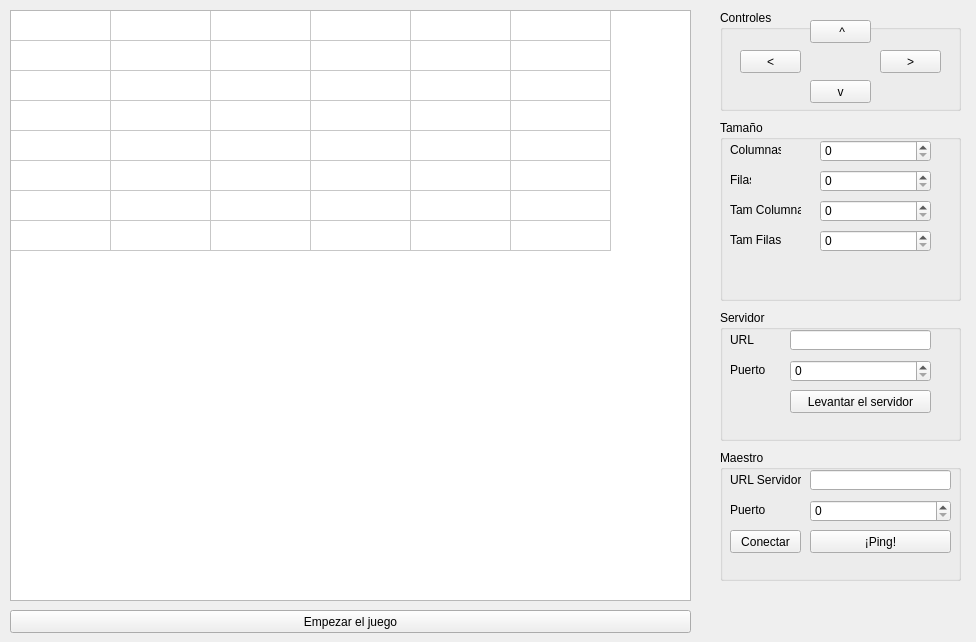
<?xml version="1.0" encoding="UTF-8"?>
<ui version="4.0">
 <class>Form</class>
 <widget class="QWidget" name="Form">
  <property name="geometry">
   <rect>
    <x>0</x>
    <y>0</y>
    <width>976</width>
    <height>642</height>
   </rect>
  </property>
  <property name="windowTitle">
   <string>Form</string>
  </property>
  <widget class="QPushButton" name="Empezar">
   <property name="geometry">
    <rect>
     <x>10</x>
     <y>610</y>
     <width>681</width>
     <height>23</height>
    </rect>
   </property>
   <property name="text">
    <string>Empezar el juego</string>
   </property>
  </widget>
  <widget class="QGroupBox" name="Controles_group">
   <property name="geometry">
    <rect>
     <x>720</x>
     <y>10</y>
     <width>241</width>
     <height>101</height>
    </rect>
   </property>
   <property name="title">
    <string>Controles</string>
   </property>
   <widget class="QPushButton" name="izquierda">
    <property name="geometry">
     <rect>
      <x>20</x>
      <y>40</y>
      <width>61</width>
      <height>23</height>
     </rect>
    </property>
    <property name="text">
     <string>&lt;</string>
    </property>
   </widget>
   <widget class="QPushButton" name="arriba">
    <property name="geometry">
     <rect>
      <x>90</x>
      <y>10</y>
      <width>61</width>
      <height>23</height>
     </rect>
    </property>
    <property name="text">
     <string> ^</string>
    </property>
   </widget>
   <widget class="QPushButton" name="derecha">
    <property name="geometry">
     <rect>
      <x>160</x>
      <y>40</y>
      <width>61</width>
      <height>23</height>
     </rect>
    </property>
    <property name="text">
     <string>&gt;</string>
    </property>
   </widget>
   <widget class="QPushButton" name="abajo">
    <property name="geometry">
     <rect>
      <x>90</x>
      <y>70</y>
      <width>61</width>
      <height>23</height>
     </rect>
    </property>
    <property name="text">
     <string>v</string>
    </property>
   </widget>
  </widget>
  <widget class="QGroupBox" name="Tamanio_group">
   <property name="geometry">
    <rect>
     <x>720</x>
     <y>120</y>
     <width>241</width>
     <height>181</height>
    </rect>
   </property>
   <property name="title">
    <string>Tamaño</string>
   </property>
   <widget class="QLabel" name="columnas_label">
    <property name="geometry">
     <rect>
      <x>10</x>
      <y>20</y>
      <width>51</width>
      <height>20</height>
     </rect>
    </property>
    <property name="text">
     <string>Columnas</string>
    </property>
   </widget>
   <widget class="QLabel" name="filas_label">
    <property name="geometry">
     <rect>
      <x>10</x>
      <y>50</y>
      <width>21</width>
      <height>20</height>
     </rect>
    </property>
    <property name="text">
     <string>Filas</string>
    </property>
   </widget>
   <widget class="QLabel" name="tam_columna_label">
    <property name="geometry">
     <rect>
      <x>10</x>
      <y>80</y>
      <width>71</width>
      <height>20</height>
     </rect>
    </property>
    <property name="text">
     <string>Tam Columnas</string>
    </property>
   </widget>
   <widget class="QLabel" name="tam_filas_label">
    <property name="geometry">
     <rect>
      <x>10</x>
      <y>110</y>
      <width>71</width>
      <height>20</height>
     </rect>
    </property>
    <property name="text">
     <string>Tam Filas</string>
    </property>
   </widget>
   <widget class="QSpinBox" name="columnas">
    <property name="geometry">
     <rect>
      <x>100</x>
      <y>20</y>
      <width>111</width>
      <height>22</height>
     </rect>
    </property>
   </widget>
   <widget class="QSpinBox" name="filas">
    <property name="geometry">
     <rect>
      <x>100</x>
      <y>50</y>
      <width>111</width>
      <height>22</height>
     </rect>
    </property>
   </widget>
   <widget class="QSpinBox" name="tam_columnas">
    <property name="geometry">
     <rect>
      <x>100</x>
      <y>80</y>
      <width>111</width>
      <height>22</height>
     </rect>
    </property>
   </widget>
   <widget class="QSpinBox" name="tam_filas">
    <property name="geometry">
     <rect>
      <x>100</x>
      <y>110</y>
      <width>111</width>
      <height>22</height>
     </rect>
    </property>
   </widget>
  </widget>
  <widget class="QGroupBox" name="Servidor_group">
   <property name="geometry">
    <rect>
     <x>720</x>
     <y>310</y>
     <width>241</width>
     <height>131</height>
    </rect>
   </property>
   <property name="title">
    <string>Servidor</string>
   </property>
   <widget class="QLabel" name="url_label">
    <property name="geometry">
     <rect>
      <x>10</x>
      <y>20</y>
      <width>51</width>
      <height>20</height>
     </rect>
    </property>
    <property name="text">
     <string>URL</string>
    </property>
   </widget>
   <widget class="QLabel" name="puerto_label">
    <property name="geometry">
     <rect>
      <x>10</x>
      <y>50</y>
      <width>51</width>
      <height>20</height>
     </rect>
    </property>
    <property name="text">
     <string>Puerto</string>
    </property>
   </widget>
   <widget class="QPushButton" name="levantar_serv">
    <property name="geometry">
     <rect>
      <x>70</x>
      <y>80</y>
      <width>141</width>
      <height>23</height>
     </rect>
    </property>
    <property name="text">
     <string>Levantar el servidor</string>
    </property>
   </widget>
   <widget class="QSpinBox" name="puerto">
    <property name="geometry">
     <rect>
      <x>70</x>
      <y>50</y>
      <width>141</width>
      <height>22</height>
     </rect>
    </property>
    <property name="maximum">
     <number>10000</number>
    </property>
   </widget>
   <widget class="QLineEdit" name="url">
    <property name="geometry">
     <rect>
      <x>70</x>
      <y>20</y>
      <width>141</width>
      <height>20</height>
     </rect>
    </property>
   </widget>
  </widget>
  <widget class="QGroupBox" name="Maestro_group">
   <property name="geometry">
    <rect>
     <x>720</x>
     <y>450</y>
     <width>241</width>
     <height>131</height>
    </rect>
   </property>
   <property name="title">
    <string>Maestro</string>
   </property>
   <widget class="QLabel" name="url_serv_label">
    <property name="geometry">
     <rect>
      <x>10</x>
      <y>20</y>
      <width>71</width>
      <height>20</height>
     </rect>
    </property>
    <property name="text">
     <string>URL Servidor</string>
    </property>
   </widget>
   <widget class="QLabel" name="puerto_label_2">
    <property name="geometry">
     <rect>
      <x>10</x>
      <y>50</y>
      <width>51</width>
      <height>20</height>
     </rect>
    </property>
    <property name="text">
     <string>Puerto</string>
    </property>
   </widget>
   <widget class="QPushButton" name="ping">
    <property name="geometry">
     <rect>
      <x>90</x>
      <y>80</y>
      <width>141</width>
      <height>23</height>
     </rect>
    </property>
    <property name="text">
     <string>¡Ping!</string>
    </property>
   </widget>
   <widget class="QSpinBox" name="puerto_2">
    <property name="geometry">
     <rect>
      <x>90</x>
      <y>50</y>
      <width>141</width>
      <height>22</height>
     </rect>
    </property>
    <property name="maximum">
     <number>10000</number>
    </property>
   </widget>
   <widget class="QLineEdit" name="url_serv">
    <property name="geometry">
     <rect>
      <x>90</x>
      <y>20</y>
      <width>141</width>
      <height>20</height>
     </rect>
    </property>
   </widget>
   <widget class="QPushButton" name="conecta">
    <property name="geometry">
     <rect>
      <x>10</x>
      <y>80</y>
      <width>71</width>
      <height>23</height>
     </rect>
    </property>
    <property name="text">
     <string>Conectar</string>
    </property>
   </widget>
  </widget>
  <widget class="QTableWidget" name="Cuadricula">
   <property name="geometry">
    <rect>
     <x>10</x>
     <y>10</y>
     <width>681</width>
     <height>591</height>
    </rect>
   </property>
   <property name="baseSize">
    <size>
     <width>10</width>
     <height>10</height>
    </size>
   </property>
   <property name="showGrid">
    <bool>true</bool>
   </property>
   <property name="wordWrap">
    <bool>false</bool>
   </property>
   <property name="cornerButtonEnabled">
    <bool>false</bool>
   </property>
   <attribute name="horizontalHeaderVisible">
    <bool>false</bool>
   </attribute>
   <attribute name="horizontalHeaderCascadingSectionResizes">
    <bool>false</bool>
   </attribute>
   <attribute name="horizontalHeaderDefaultSectionSize">
    <number>100</number>
   </attribute>
   <attribute name="horizontalHeaderHighlightSections">
    <bool>false</bool>
   </attribute>
   <attribute name="horizontalHeaderMinimumSectionSize">
    <number>15</number>
   </attribute>
   <attribute name="verticalHeaderVisible">
    <bool>false</bool>
   </attribute>
   <attribute name="verticalHeaderDefaultSectionSize">
    <number>30</number>
   </attribute>
   <attribute name="verticalHeaderMinimumSectionSize">
    <number>15</number>
   </attribute>
   <attribute name="verticalHeaderShowSortIndicator" stdset="0">
    <bool>false</bool>
   </attribute>
   <row>
    <property name="text">
     <string>New Row</string>
    </property>
   </row>
   <row>
    <property name="text">
     <string>New Row</string>
    </property>
   </row>
   <row>
    <property name="text">
     <string>New Row</string>
    </property>
   </row>
   <row>
    <property name="text">
     <string>New Row</string>
    </property>
   </row>
   <row>
    <property name="text">
     <string>New Row</string>
    </property>
   </row>
   <row>
    <property name="text">
     <string>New Row</string>
    </property>
   </row>
   <row>
    <property name="text">
     <string>New Row</string>
    </property>
   </row>
   <row>
    <property name="text">
     <string>New Row</string>
    </property>
   </row>
   <column>
    <property name="text">
     <string>New Column</string>
    </property>
   </column>
   <column>
    <property name="text">
     <string>New Column</string>
    </property>
   </column>
   <column>
    <property name="text">
     <string>New Column</string>
    </property>
   </column>
   <column>
    <property name="text">
     <string>New Column</string>
    </property>
   </column>
   <column>
    <property name="text">
     <string>New Column</string>
    </property>
   </column>
   <column>
    <property name="text">
     <string>New Column</string>
    </property>
   </column>
  </widget>
 </widget>
 <resources/>
 <connections/>
</ui>
